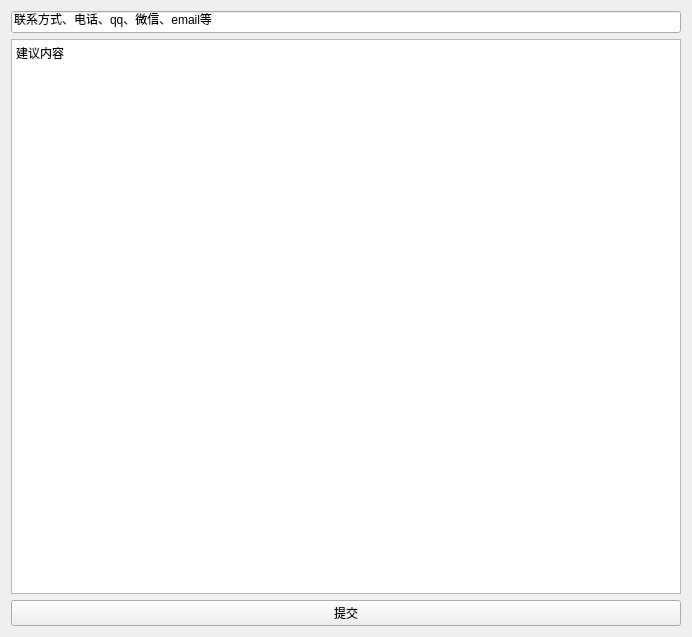
<?xml version="1.0" encoding="UTF-8"?>
<ui version="4.0">
 <class>Form</class>
 <widget class="QWidget" name="Form">
  <property name="geometry">
   <rect>
    <x>0</x>
    <y>0</y>
    <width>692</width>
    <height>637</height>
   </rect>
  </property>
  <property name="windowTitle">
   <string>Form</string>
  </property>
  <layout class="QGridLayout" name="gridLayout">
   <item row="0" column="0">
    <widget class="QLineEdit" name="lineEdit">
     <property name="text">
      <string>联系方式、电话、qq、微信、email等</string>
     </property>
    </widget>
   </item>
   <item row="1" column="0">
    <widget class="QTextEdit" name="textEdit">
     <property name="html">
      <string>&lt;!DOCTYPE HTML PUBLIC &quot;-//W3C//DTD HTML 4.0//EN&quot; &quot;http://www.w3.org/TR/REC-html40/strict.dtd&quot;&gt;
&lt;html&gt;&lt;head&gt;&lt;meta name=&quot;qrichtext&quot; content=&quot;1&quot; /&gt;&lt;style type=&quot;text/css&quot;&gt;
p, li { white-space: pre-wrap; }
&lt;/style&gt;&lt;/head&gt;&lt;body style=&quot; font-family:'SimSun'; font-size:9pt; font-weight:400; font-style:normal;&quot;&gt;
&lt;p style=&quot; margin-top:0px; margin-bottom:0px; margin-left:0px; margin-right:0px; -qt-block-indent:0; text-indent:0px;&quot;&gt;建议内容&lt;/p&gt;&lt;/body&gt;&lt;/html&gt;</string>
     </property>
    </widget>
   </item>
   <item row="2" column="0">
    <widget class="QPushButton" name="pushButton">
     <property name="text">
      <string>提交</string>
     </property>
    </widget>
   </item>
  </layout>
 </widget>
 <resources/>
 <connections/>
</ui>
